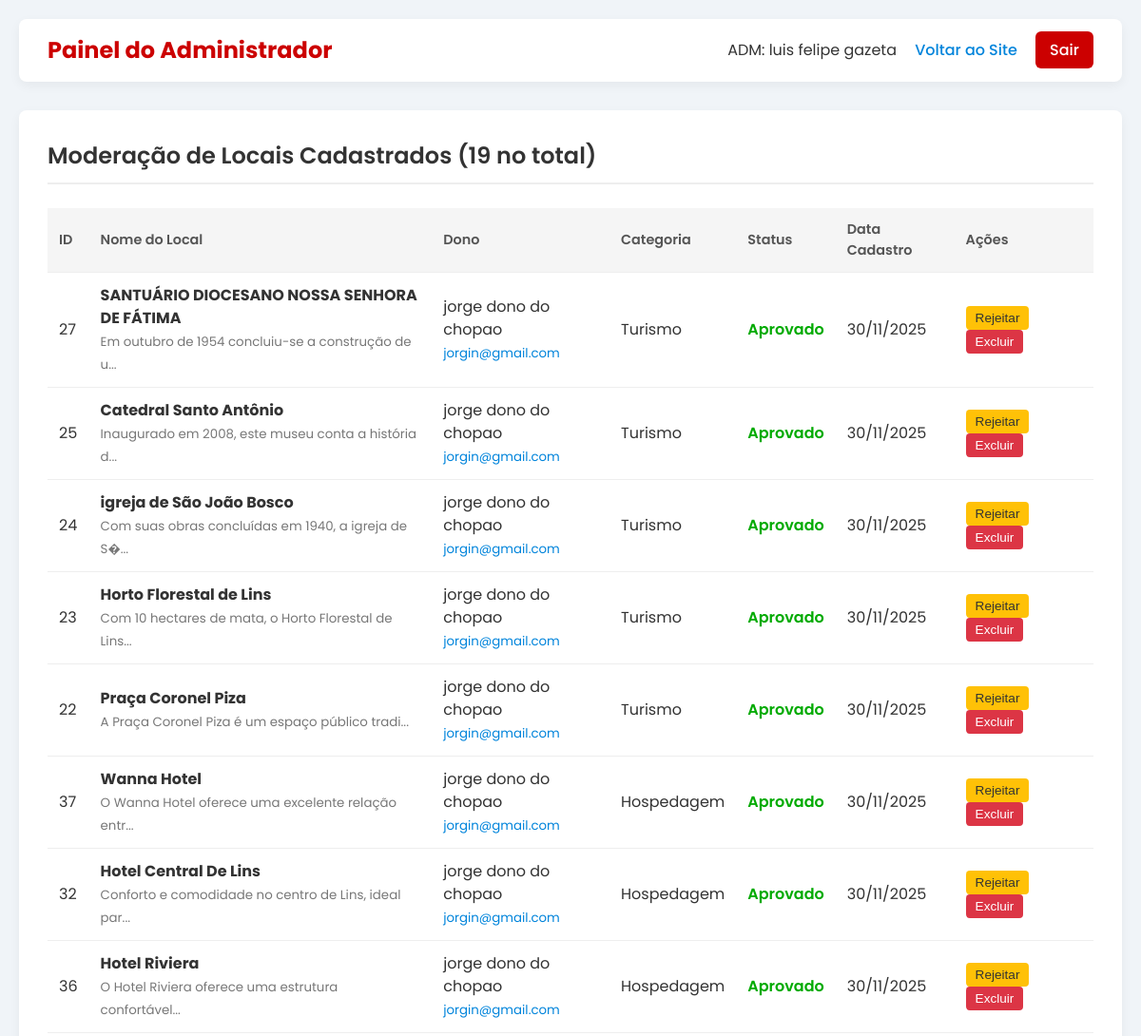
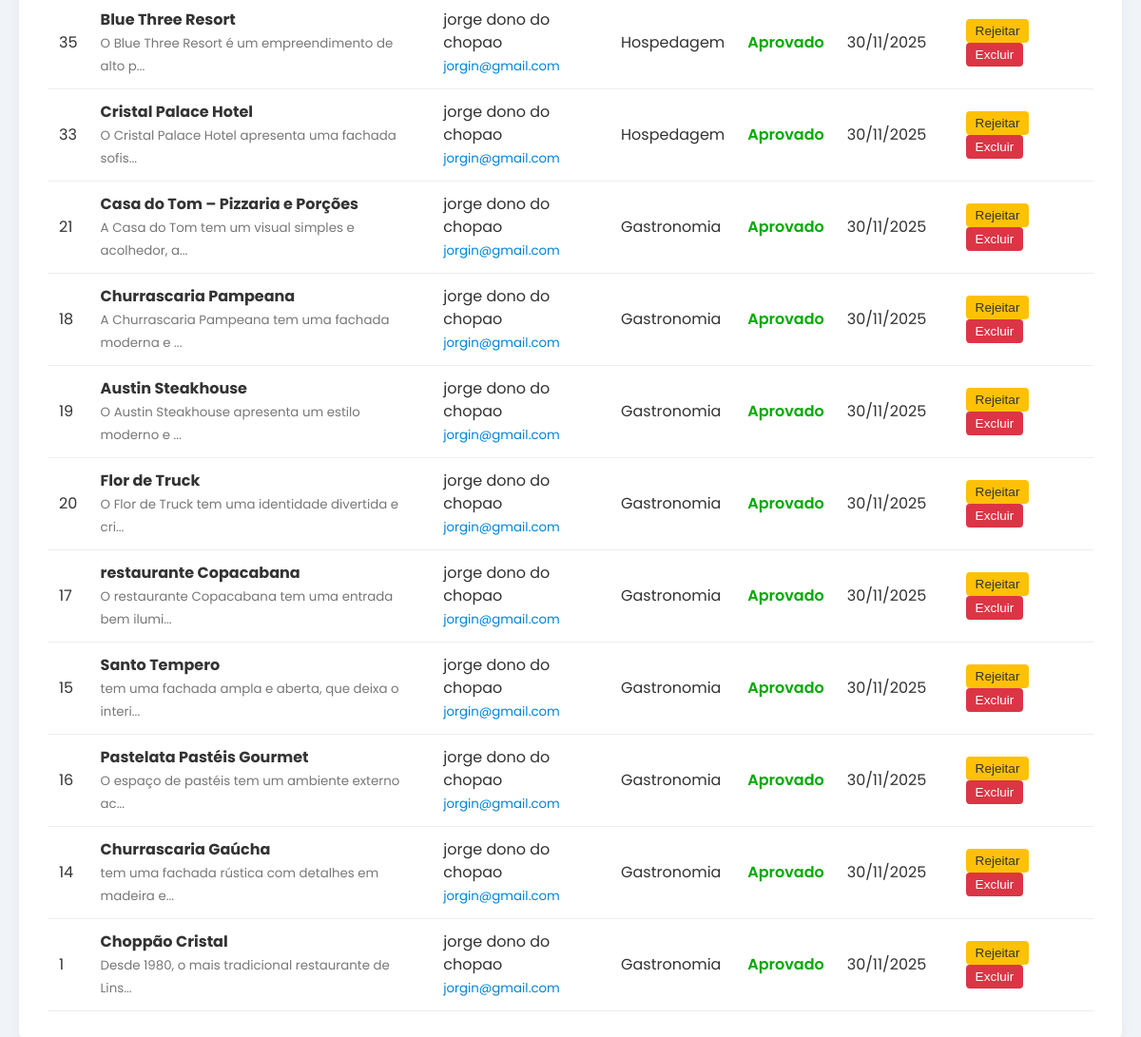
Screenshot of /php/admin_dashboard.php (signed in) with the database file from the repository (2 pictures, top to bottom).
### tables this page shows
CREATE TABLE `lugares` (
  `id` int(11) NOT NULL,
  `dono_id` int(11) NOT NULL,
  `nome` varchar(255) NOT NULL,
  `descricao` text NOT NULL,
  `endereco` varchar(255) NOT NULL,
  `imagem` varchar(255) NOT NULL,
  `categoria` enum('destaque','turismo','gastronomia','hospedagem') NOT NULL,
  `status_aprovacao` enum('pendente','aprovado','rejeitado','') NOT NULL,
  `estrelas_media` decimal(2,1) NOT NULL,
  `data_cadastro` datetime NOT NULL,
  `cep` varchar(10) DEFAULT NULL,
  `telefone` varchar(15) DEFAULT NULL
);

CREATE TABLE `usuarios` (
  `id` int(11) NOT NULL,
  `nome` varchar(100) NOT NULL,
  `email` varchar(150) NOT NULL,
  `senha` varchar(255) NOT NULL,
  `tipo_usuario` enum('ADM','DONO','USUARIO','') NOT NULL,
  `data_registro` datetime NOT NULL
);

### php/admin_dashboard.php (the view, shortened to what this page needs)
<?php
include "conn.php";
$places = [];
try {
    $sql = "SELECT l.*, u.nome AS dono_nome, u.email AS dono_email FROM lugares l
            LEFT JOIN usuarios u ON l.dono_id = u.id
            ORDER BY l.data_cadastro DESC";
    $stmt = $pdo->prepare($sql);
    $stmt->execute();
    $places = $stmt->fetchAll(PDO::FETCH_ASSOC);
} catch (PDOException $e) {
    $message = "Erro ao carregar lista de locais: " . $e->getMessage();
    error_log("DB Error: " . $e->getMessage());
}
?>
<!DOCTYPE html>
<html lang="pt-br">
<head>
    <link rel="stylesheet" href="../css/style.css">
</head>
<body>
<div class="admin-container">
    <div class="header">
        <h1>Painel do Administrador</h1>
        <div>
            <span class="user-info">ADM: <?= htmlspecialchars($_SESSION['user']['name']) ?></span>
            <a href="../index.php" style="margin-left: 15px;">Voltar ao Site</a>
            <a href="logout.php" class="logout-btn" style="margin-left: 15px; background-color: #cc0000; color: white; padding: 8px 15px; border-radius: 6px;">Sair</a>
        </div>
    </div>
    <div class="content-area">
        <h2>Moderação de Locais Cadastrados (<?= count($places) ?> no total)</h2>
        <?php if (empty($places)): ?>
            <p>Nenhum local cadastrado no momento.</p>
        <?php else: ?>
            <table class="place-table">
                <thead>
                    <tr>
                        <th>ID</th>
                        <th>Nome do Local</th>
                        <th>Dono</th>
                        <th>Categoria</th>
                        <th>Status</th>
                        <th>Data Cadastro</th>
                        <th>Ações</th>
                    </tr>
                </thead>
                <tbody>
                    <?php foreach ($places as $place): ?>
                        <tr class="<?= $place['status_aprovacao'] === 'pendente' ? 'highlight-pending' : '' ?>">
                            <td><?= htmlspecialchars($place['id']) ?></td>
                            <td>
                                <strong><?= htmlspecialchars($place['nome']) ?></strong>
                                <br><small style="color: #777;"><?= htmlspecialchars(substr($place['descricao'], 0, 50)) ?>...</small>
                            </td>
                            <td>
                                <?= htmlspecialchars($place['dono_nome'] ?? 'Dono Excluído') ?>
                                <br><small style="color: #0084db;"><?= htmlspecialchars($place['dono_email'] ?? '') ?></small>
                            </td>
                            <td><?= htmlspecialchars(ucfirst($place['categoria'])) ?></td>
                            <td class="status-<?= htmlspecialchars($place['status_aprovacao']) ?>">
                                <?= htmlspecialchars(ucfirst($place['status_aprovacao'])) ?>
                            </td>
                            <td><?= date('d/m/Y', strtotime($place['data_cadastro'])) ?></td>
                            <td class="actions">
                                <form method="POST" action="admin_dashboard.php" style="display:inline;">
                                    <?php if ($place['status_aprovacao'] !== 'rejeitado'): ?>
                                        <button type="submit" name="action" value="reject" class="btn-reject">Rejeitar</button>
                                    <?php endif; ?>
                                    <button type="submit" name="action" value="delete" class="btn-delete" onclick="return confirm('Tem certeza que deseja EXCLUIR o local ID #<?= $place['id'] ?>? Esta ação é irreversível.');">Excluir</button>
                                </form>
                            </td>
                        </tr>
                    <?php endforeach; ?>
                </tbody>
            </table>
        <?php endif; ?>
    </div>
</div>
</body>
</html>

### css/style.css (style rules this page uses)
* { margin: 0; padding: 0; box-sizing: border-box; }
body { font-family: "Poppins", Arial, sans-serif; background-color: #f4f6f8; color: #333; line-height: 1.5; }

### php/admin_dashboard.php (style rules this page uses)
.admin-container { font-family: 'Poppins', sans-serif; background-color: #f0f4f8; min-height: 100vh; padding: 20px; }
.header { background-color: #ffffff; padding: 15px 30px; border-radius: 8px; box-shadow: 0 4px 12px rgba(0, 0, 0, 0.05); display: flex; justify-content: space-between; align-items: center; margin-bottom: 30px; }
.header h1 { color: #cc0000; font-size: 1.5rem; font-weight: 700; }
.header a { color: #0084db; text-decoration: none; font-weight: 500; }
.content-area { background: #ffffff; padding: 30px; border-radius: 8px; box-shadow: 0 4px 12px rgba(0, 0, 0, 0.05); margin: 0 auto; }
.content-area h2 { color: #333; border-bottom: 2px solid #eee; padding-bottom: 10px; margin-bottom: 25px; font-weight: 600; }
.place-table { width: 100%; border-collapse: collapse; margin-top: 20px; }
.place-table th, .place-table td { padding: 12px; text-align: left; border-bottom: 1px solid #eee; }
.place-table th { background-color: #f5f5f5; color: #555; font-weight: 600; font-size: 0.9rem; }
.status-aprovado { color: #0a0; font-weight: 600; }
.actions button { padding: 5px 10px; margin-right: 5px; border: none; border-radius: 4px; cursor: pointer; font-size: 0.85rem; transition: opacity 0.2s; }
.btn-reject { background-color: #ffc107; color: #333; }
.btn-delete { background-color: #dc3545; color: white; }

### rows the page displays
lugares: id "27", nome "SANTUÁRIO DIOCESANO NOSSA SENHORA DE FÁTIMA", descricao "Em outubro de 1954 concluiu-se a construção de u", dono.nome "jorge dono do chopao", dono.email "jorgin@gmail.com", categoria "Turismo", status_aprovacao "Aprovado", data_cadastro "30/11/2025", shows "Rejeitar"
lugares: id "25", nome "Catedral Santo Antônio", descricao "Inaugurado em 2008, este museu conta a história d", dono.nome "jorge dono do chopao", dono.email "jorgin@gmail.com", categoria "Turismo", status_aprovacao "Aprovado", data_cadastro "30/11/2025", shows "Rejeitar"
lugares: id "24", nome "igreja de São João Bosco", descricao "Com suas obras concluídas em 1940, a igreja de S�", dono.nome "jorge dono do chopao", dono.email "jorgin@gmail.com", categoria "Turismo", status_aprovacao "Aprovado", data_cadastro "30/11/2025", shows "Rejeitar"
lugares: id "23", nome "Horto Florestal de Lins", descricao "Com 10 hectares de mata, o Horto Florestal de Lins", dono.nome "jorge dono do chopao", dono.email "jorgin@gmail.com", categoria "Turismo", status_aprovacao "Aprovado", data_cadastro "30/11/2025", shows "Rejeitar"
lugares: id "22", nome "Praça Coronel Piza", descricao "A Praça Coronel Piza é um espaço público tradi", dono.nome "jorge dono do chopao", dono.email "jorgin@gmail.com", categoria "Turismo", status_aprovacao "Aprovado", data_cadastro "30/11/2025", shows "Rejeitar"
lugares: id "37", nome "Wanna Hotel", descricao "O Wanna Hotel oferece uma excelente relação entr", dono.nome "jorge dono do chopao", dono.email "jorgin@gmail.com", categoria "Hospedagem", status_aprovacao "Aprovado", data_cadastro "30/11/2025", shows "Rejeitar"
lugares: id "32", nome "Hotel Central De Lins", descricao "Conforto e comodidade no centro de Lins, ideal par", dono.nome "jorge dono do chopao", dono.email "jorgin@gmail.com", categoria "Hospedagem", status_aprovacao "Aprovado", data_cadastro "30/11/2025", shows "Rejeitar"
lugares: id "36", nome "Hotel Riviera", descricao "O Hotel Riviera oferece uma estrutura confortável", dono.nome "jorge dono do chopao", dono.email "jorgin@gmail.com", categoria "Hospedagem", status_aprovacao "Aprovado", data_cadastro "30/11/2025", shows "Rejeitar"
lugares: id "35", nome "Blue Three Resort", descricao "O Blue Three Resort é um empreendimento de alto p", dono.nome "jorge dono do chopao", dono.email "jorgin@gmail.com", categoria "Hospedagem", status_aprovacao "Aprovado", data_cadastro "30/11/2025", shows "Rejeitar"
lugares: id "33", nome "Cristal Palace Hotel", descricao "O Cristal Palace Hotel apresenta uma fachada sofis", dono.nome "jorge dono do chopao", dono.email "jorgin@gmail.com", categoria "Hospedagem", status_aprovacao "Aprovado", data_cadastro "30/11/2025", shows "Rejeitar"
lugares: id "21", nome "Casa do Tom – Pizzaria e Porções", descricao "A Casa do Tom tem um visual simples e acolhedor, a", dono.nome "jorge dono do chopao", dono.email "jorgin@gmail.com", categoria "Gastronomia", status_aprovacao "Aprovado", data_cadastro "30/11/2025", shows "Rejeitar"
lugares: id "18", nome "Churrascaria Pampeana", descricao "A Churrascaria Pampeana tem uma fachada moderna e", dono.nome "jorge dono do chopao", dono.email "jorgin@gmail.com", categoria "Gastronomia", status_aprovacao "Aprovado", data_cadastro "30/11/2025", shows "Rejeitar"
lugares: id "19", nome "Austin Steakhouse", descricao "O Austin Steakhouse apresenta um estilo moderno e", dono.nome "jorge dono do chopao", dono.email "jorgin@gmail.com", categoria "Gastronomia", status_aprovacao "Aprovado", data_cadastro "30/11/2025", shows "Rejeitar"
lugares: id "20", nome "Flor de Truck", descricao "O Flor de Truck tem uma identidade divertida e cri", dono.nome "jorge dono do chopao", dono.email "jorgin@gmail.com", categoria "Gastronomia", status_aprovacao "Aprovado", data_cadastro "30/11/2025", shows "Rejeitar"
lugares: id "17", nome "restaurante Copacabana", descricao "O restaurante Copacabana tem uma entrada bem ilumi", dono.nome "jorge dono do chopao", dono.email "jorgin@gmail.com", categoria "Gastronomia", status_aprovacao "Aprovado", data_cadastro "30/11/2025", shows "Rejeitar"
lugares: id "15", nome "Santo Tempero", descricao "tem uma fachada ampla e aberta, que deixa o interi", dono.nome "jorge dono do chopao", dono.email "jorgin@gmail.com", categoria "Gastronomia", status_aprovacao "Aprovado", data_cadastro "30/11/2025", shows "Rejeitar"
lugares: id "16", nome "Pastelata Pastéis Gourmet", descricao "O espaço de pastéis tem um ambiente externo ac", dono.nome "jorge dono do chopao", dono.email "jorgin@gmail.com", categoria "Gastronomia", status_aprovacao "Aprovado", data_cadastro "30/11/2025", shows "Rejeitar"
lugares: id "14", nome "Churrascaria Gaúcha", descricao "tem uma fachada rústica com detalhes em madeira e", dono.nome "jorge dono do chopao", dono.email "jorgin@gmail.com", categoria "Gastronomia", status_aprovacao "Aprovado", data_cadastro "30/11/2025", shows "Rejeitar"
lugares: id "1", nome "Choppão Cristal", descricao "Desde 1980, o mais tradicional restaurante de Lins", dono.nome "jorge dono do chopao", dono.email "jorgin@gmail.com", categoria "Gastronomia", status_aprovacao "Aprovado", data_cadastro "30/11/2025", shows "Rejeitar"

### other values shown
$_SESSION['user']['name'] "luis felipe gazeta"
count($places) "19"
